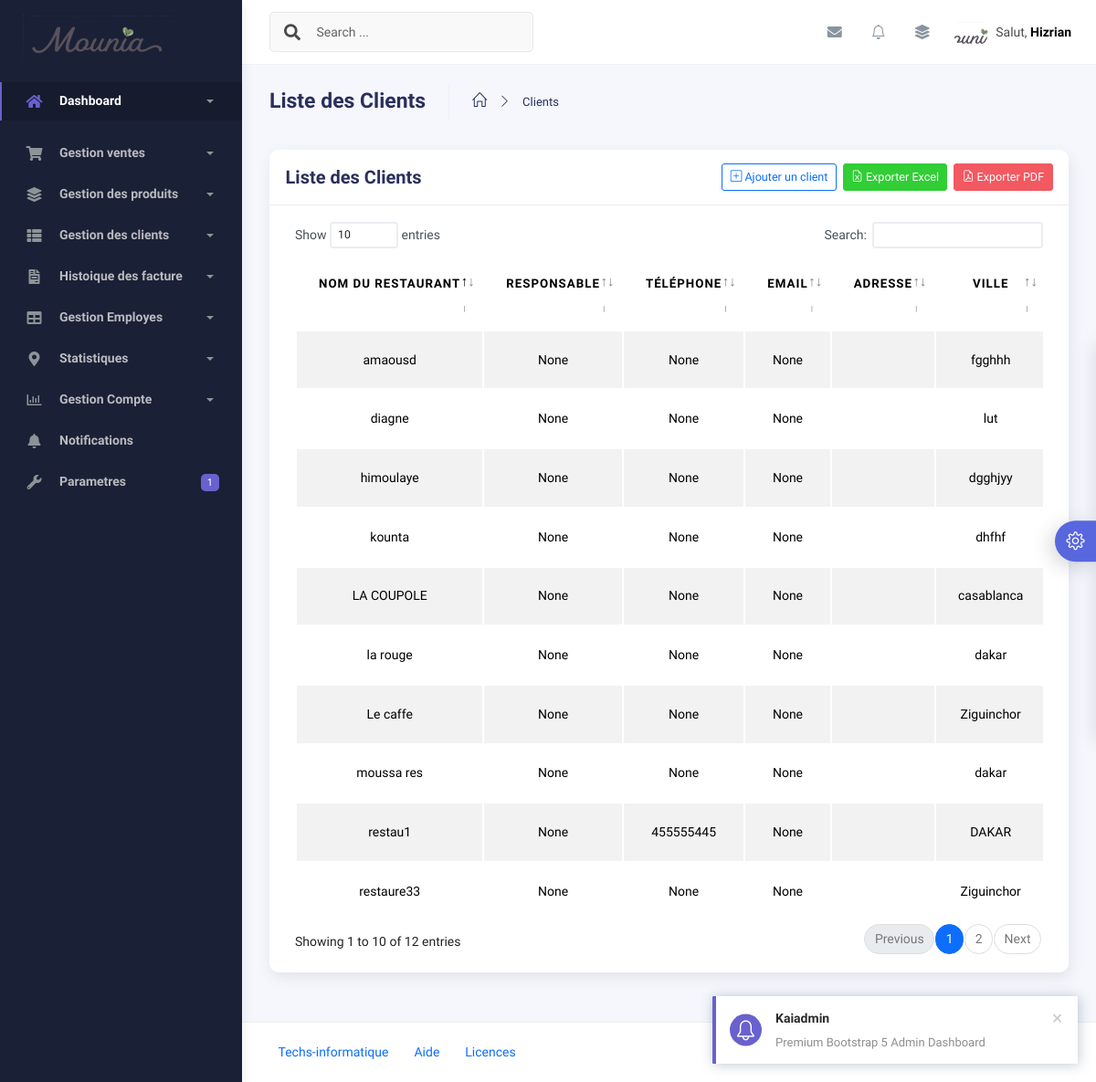
/clients/, run on the app's committed database.
### application/models.py (models this page shows, shortened)
class ParametresMounia(models.Model):
    nom_hotel = models.CharField(max_length=100, default="Mon app")
    adresse = models.TextField(default="Adresse par défaut")
    email_contact = models.EmailField(default="contact@mounia.com")
    telephone_contact = models.CharField(max_length=20, default="+123456789")
    politique_annulation = models.TextField(
        default="Annulation gratuite jusqu'à 48h avant l'arrivée.",
        help_text="Texte explicatif pour les annulations"
    )
    logo = models.ImageField(upload_to='hotel_logos/',
                             blank=True, null=True)  # Optionnel
    class Meta:
        verbose_name_plural = "Paramètres de mounia"  # Nom correct dans l'admin Django

class Client(models.Model):
    nom = models.CharField(max_length=150, verbose_name="Nom du restaurant")
    responsable = models.CharField(
        max_length=100, verbose_name="Nom du responsable", blank=True, null=True)
    telephone = models.CharField(
        max_length=20,
        verbose_name="Téléphone",
        unique=True,
        blank=True,
        null=True
    )
    ice = models.CharField(
        max_length=15,
        verbose_name="ICE",
        unique=False,
        blank=True,
        null=True
    )
    email = models.EmailField(blank=True, null=True, verbose_name="Email")
    adresse = models.TextField(verbose_name="Adresse", blank=True, null=True)
    ville = models.CharField(max_length=100, verbose_name="Ville")
    prix_livraison = models.DecimalField(
        max_digits=10,
        decimal_places=2,
        verbose_name="Prix de livraison (en MAD)"
    )
    date_creation = models.DateTimeField(
        auto_now_add=True, verbose_name="Date d'ajout")
    class Meta:
        verbose_name = "Client (Restaurant)"
        verbose_name_plural = "Clients (Restaurants)"
        ordering = ["nom"]

### application/views.py (the view)
# urls.py: path("clients/", views.liste_clients, name="liste_clients"),
def liste_clients(request):
    clients = Client.objects.all()
    return render(request, "clients/liste_clients.html", {"clients": clients})

### application/context_processors.py (called while the page is built)
def parametres_mounia(request):
    return {
        'parametres': ParametresMounia.objects.first() or None
    }

### templates/clients/liste_clients.html (shortened to what this page needs)
{% extends "base.html" %}
{% load static %}
{% block content %}
<div class="container">
  <div class="page-inner">
    <div class="page-header">
      <h3 class="fw-bold mb-3">Liste des Clients</h3>
      <ul class="breadcrumbs mb-3">
        <li class="nav-home">
          <a href="{% url 'home' %}">
            <i class="icon-home"></i>
          </a>
        </li>
        <li class="separator">
          <i class="icon-arrow-right"></i>
        </li>
        <li class="nav-item">
          <a href="{% url 'liste_clients' %}">Clients</a>
        </li>
      </ul>
    </div>
    <div class="row">
      <div class="col-md-12">
        <div class="card">
          <div class="card-header">
            <div class="d-flex align-items-center">
              <h4 class="card-title">Liste des Clients</h4>
              <a
                href="{% url 'ajouter_client' %}"
                class="btn btn-outline-primary ms-auto me-2"
              >
                <i class="bi bi-plus-square"></i> Ajouter un client
              </a>
              <a
                href=""
                class="btn btn-success me-2"
              >
                <i class="bi bi-file-earmark-excel"></i> Exporter Excel
              </a>
              <a
                href=""
                class="btn btn-danger"
              >
                <i class="bi bi-file-earmark-pdf"></i> Exporter PDF
              </a>
            </div>
          </div>
          <div class="card-body">
            <div class="table-responsive">
              <table
                id="clients-table"
                class="display table table-striped table-hover"
              >
                <thead>
                  <tr>
                    <th style="width: 200px">Nom du Restaurant</th>
                    <th style="width: 150px">Responsable</th>
                    <th style="width: 120px">Téléphone</th>
                    <th style="width: 200px">Email</th>
                    <th style="width: 250px">Adresse</th>
                    <th style="width: 120px">Ville</th>
                  </tr>
                </thead>
                <tbody>
                  {% for client in clients %}
                  <tr>
                    <td>{{ client.nom }}</td>
                    <td>{{ client.responsable }}</td>
                    <td>{{ client.telephone }}</td>
                    <td>{{ client.email }}</td>
                    <td>{{ client.adresse }}</td>
                    <td>{{ client.ville }}</td>
                  </tr>
                  {% endfor %}
                </tbody>
              </table>
            </div>
          </div>
        </div>
      </div>
    </div>
  </div>
</div>
{% endblock content %}

### templates/base.html (shortened to what this page needs)
{% load static %}
<!DOCTYPE html>
<html lang="fr">
  <head>
    <link href="https://cdn.jsdelivr.net/npm/bootstrap@5.3.0/dist/css/bootstrap.min.css" rel="stylesheet">
    <link href="https://cdn.jsdelivr.net/npm/bootstrap-icons@1.10.0/font/bootstrap-icons.css" rel="stylesheet">
    <link href="https://cdnjs.cloudflare.com/ajax/libs/font-awesome/5.15.4/css/all.min.css" rel="stylesheet">
    <link href="https://cdn.jsdelivr.net/npm/@fullcalendar/core/main.css" rel="stylesheet">
    <link href="https://cdn.jsdelivr.net/npm/@fullcalendar/daygrid/main.css" rel="stylesheet">
    <link href="https://cdn.jsdelivr.net/npm/@fullcalendar/timegrid/main.css" rel="stylesheet">
<link href="https://cdn.jsdelivr.net/npm/bootstrap@5.3.0/dist/css/bootstrap.min.css" rel="stylesheet">
<link href="https://cdn.jsdelivr.net/npm/bootstrap-icons/font/bootstrap-icons.css" rel="stylesheet">
<link rel="stylesheet" href="{% static 'assets/css/notifications.css' %}">
    <link rel="stylesheet" href="{% static 'assets/css/bootstrap.min.css' %}" />
    <link rel="stylesheet" href="{% static 'assets/css/plugins.min.css' %}" />
    <link rel="stylesheet" href="{% static 'assets/css/kaiadmin.min.css' %}" />
    <link rel="stylesheet" href="{% static 'assets/css/demo.css' %}" />
  </head>
  <body>
    <div class="wrapper">
      <div class="sidebar" data-background-color="dark">
        <div class="sidebar-logo">
<div class="logo-header" data-background-color="dark">
  <a href="{% url 'home' %}" class="logo">
    {% if parametres.logo %}
      <img src="{{ parametres.logo.url }}"
           alt="{{ parametres.nom_hotel }}"
           class="navbar-brand custom-logo"
           style="max-height: 100px; width: auto; max-width: 180px;">
    {% else %}
      <img src="{% static 'assets/img/kaiadmin/logo_light.svg' %}"
           alt="Logo par défaut"
           class="navbar-brand custom-logo"
           style="max-height: 60px; width: auto; max-width: 180px;">
    {% endif %}
  </a>
</div>
        </div>
        <div class="sidebar-wrapper scrollbar scrollbar-inner">
          <div class="sidebar-content">
            <ul class="nav nav-secondary">
              <li class="nav-item active">
                <a
                  data-bs-toggle="collapse"
                  href="{% url 'home'%}"
                  class="collapsed"
                  aria-expanded="false"
                >
                  <i class="fas fa-home"></i>
                  <p>Dashboard</p>
                  <span class="caret"></span>
                </a>
              </li>
                <li class="nav-item">
                <a data-bs-toggle="collapse" href="#submenu">
                  <i class="fas fa-shopping-cart"></i>
                  <p>Gestion ventes </p>
                  <span class="caret"></span>
                </a>
              </li>
              <li class="nav-item">
                <a data-bs-toggle="collapse" href="#base">
                  <i class="fas fa-layer-group"></i>
                  <p>Gestion des produits</p>
                  <span class="caret"></span>
                </a>
              </li>
              <li class="nav-item">
                <a data-bs-toggle="collapse" href="#sidebarLayouts">
                  <i class="fas fa-th-list"></i>
                  <p>Gestion des clients</p>
                  <span class="caret"></span>
                </a>
              <li class="nav-item">
                <a data-bs-toggle="collapse" href="#forms">
                  <i class="fas fa-file-invoice"></i>
                  <p>Histoique des facture </p>
                  <span class="caret"></span>
                </a>
              </li>
              <li class="nav-item">
                <a data-bs-toggle="collapse" href="#tables">
                  <i class="fas fa-table"></i>
                  <p>Gestion Employes</p>
                  <span class="caret"></span>
                </a>
              </li>
              <li class="nav-item">
                <a data-bs-toggle="collapse" href="#maps">
                  <i class="fas fa-map-marker-alt"></i>
                  <p>Statistiques </p>
                  <span class="caret"></span>
                </a>
              </li>
              <li class="nav-item">
                <a data-bs-toggle="collapse" href="#">
                  <i class="far fa-chart-bar"></i>
                  <p>Gestion  Compte</p>
                  <span class="caret"></span>
                </a>
              </li>
            <li class="nav-item dropdown dropdown-notifications">
    <a class="nav-link" href="#" data-bs-toggle="dropdown">
        <i class="fas fa-bell"></i>
        <p>Notifications</p>
    </a>
</li>
              <li class="nav-item">
                <a href="{% url 'parametres_app' %}">
                  <i class="fas fa-wrench"></i>
                  <p>Parametres</p>
                  <span class="badge badge-secondary">1</span>
                </a>
              </li>
            </ul>
          </div>
        </div>
      </div>
      <div class="main-panel">
        <div class="main-header">
          <nav
            class="navbar navbar-header navbar-header-transparent navbar-expand-lg border-bottom"
          >
            <div class="container-fluid">
              <nav
                class="navbar navbar-header-left navbar-expand-lg navbar-form nav-search p-0 d-none d-lg-flex"
              >
                <div class="input-group">
                  <div class="input-group-prepend">
                    <button type="submit" class="btn btn-search pe-1">
                      <i class="fa fa-search search-icon"></i>
                    </button>
                  </div>
                  <input
                    type="text"
                    placeholder="Search ..."
                    class="form-control"
                  />
                </div>
              </nav>
              <ul class="navbar-nav topbar-nav ms-md-auto align-items-center">
                <li class="nav-item topbar-icon dropdown hidden-caret">
                  <a
                    class="nav-link dropdown-toggle"
                    href="#"
                    id="messageDropdown"
                    role="button"
                    data-bs-toggle="dropdown"
                    aria-haspopup="true"
                    aria-expanded="false"
                  >
                    <i class="fa fa-envelope"></i>
                  </a>
                </li>
<li class="nav-item dropdown dropdown-notifications">
    <a class="nav-link nav-icon" href="#" data-bs-toggle="dropdown">
        <i class="bi bi-bell"></i>
    </a>
</li>
<div id="toast-container" class="toast-container position-fixed top-0 end-0 p-3" style="z-index: 9999;"></div>
                <li class="nav-item topbar-icon dropdown hidden-caret">
                  <a
                    class="nav-link"
                    data-bs-toggle="dropdown"
                    href="#"
                    aria-expanded="false"
                  >
                    <i class="fas fa-layer-group"></i>
                  </a>
                </li>
                <li class="nav-item topbar-user dropdown hidden-caret">
                    <a
                      class="dropdown-toggle profile-pic"
                      data-bs-toggle="dropdown"
                      href="#"
                      aria-expanded="false"
                    >
                      <div class="avatar-sm">
                        <img
                          src="{% static 'assets/img/MOUNIA_LOGO.png' %}"
                          alt="..."
                          class="avatar-img rounded-circle"
                        />
                      </div>
                      <span class="profile-username">
                        <span class="op-7">Salut,</span>
                        <span class="fw-bold">Hizrian</span>
                      </span>
                    </a>
                  </li>
                  </ul>
                  </div>
                  </nav>
                  </div>
                  {% block content %} {% endblock content %}
                  <footer class="footer">
                    <div class="container-fluid d-flex justify-content-between">
                      <nav class="pull-left">
                        <ul class="nav">
                          <li class="nav-item">
                            <a class="nav-link" href="https://techsinformatique.com">
                              Techs-informatique
                            </a>
                          </li>
                          <li class="nav-item">
                            <a class="nav-link" href="#"> Aide </a>
                          </li>
                          <li class="nav-item">
                            <a class="nav-link" href="#"> Licences </a>
                          </li>
                        </ul>
                      </nav>
                      <div class="copyright">
                        <a href="">Techs-informatique</a>
                      </div>
                    </div>
                  </footer>
                  </div>
                  <div class="custom-template">
                    <div class="custom-toggle">
                      <i class="icon-settings"></i>
                    </div>
                  </div>
                  </body>
                  </html>

### static/assets/css/demo.css (style rules this page uses)
.custom-template { position: fixed; top: 50%; transform: translateY(-50%); right: -325px; width: 325px; height: max-content; display: block; z-index: 1; background: #ffffff; transition: all .3s; z-index: 1003; box-shadow: -1px 1px 20px rgba(69, 65, 78, 0.15); border-top-left-radius: 5px; border-bottom-left-radius: 5px; transition: all .5s; }
.custom-template .custom-toggle { position: absolute; width: 45px; height: 45px; background: #5867dd; top: 50%; left: -45px; transform: translateY(-50%); display: flex; align-items: center; justify-content: center; text-align: center; border-top-left-radius: 30px; border-bottom-left-radius: 30px; cursor: pointer; color: #ffffff; box-shadow: -5px 5px 20px rgba(69, 65, 78, 0.21); }
.custom-template .custom-toggle i { font-size: 20px; animation: 1.3s spin linear infinite; }

### templates/clients/liste_clients.html (style rules this page uses)
.table-responsive { overflow-x: auto !important; }
table { width: 100%; table-layout: auto; white-space: nowrap; }
th, td { text-align: center; vertical-align: middle; }
.btn { padding: 0.35rem 0.6rem; font-size: 0.9rem; }

### data on the page
ParametresMounia: logo (picture)
Client: nom "LA COUPOLE", responsable "None", telephone "None", email "None", ville "casablanca"
Client: nom "Le caffe", responsable "None", telephone "None", email "None", ville "Ziguinchor"
Client: nom "amaousd", responsable "None", telephone "None", email "None", ville "fgghhh"
Client: nom "diagne", responsable "None", telephone "None", email "None", ville "lut"
Client: nom "himoulaye", responsable "None", telephone "None", email "None", ville "dgghjyy"
Client: nom "kounta", responsable "None", telephone "None", email "None", ville "dhfhf"
Client: nom "la rouge", responsable "None", telephone "None", email "None", ville "dakar"
Client: nom "moussa res", responsable "None", telephone "None", email "None", ville "dakar"
Client: nom "restau1", responsable "None", telephone "455555445", email "None", ville "DAKAR"
Client: nom "restaure33", responsable "None", telephone "None", email "None", ville "Ziguinchor"
